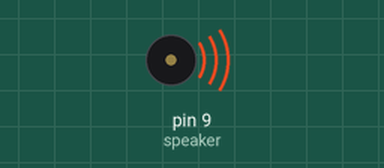
Recording of a sketch running on a simulated Arduino Uno, built with avr-gcc and run on an emulated ATmega328P. Shown: buzzer (waves = sounding).

Above: at 0.2 s.
Timing chart, 0 to 3.0 s (numbered marks = the images above):
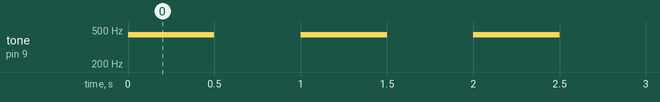

The sketch:

Arduino_Tone.ino
```cpp
const int speaker=9;//pin on Arduino
void setup() {
  pinMode(9,OUTPUT);// declaring pinMode
}
void loop() {
  tone(speaker,440,500);  //pin,frequency,time in ms;
  delay(1000);

}
```

Measured:
- by itself, tone on pin 9 (speaker): alternates 440 Hz for 0.50 s and silent for 0.50 s
